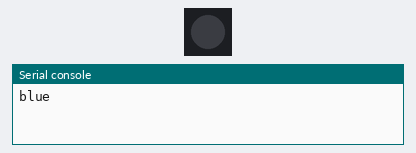
The program below on a simulated Raspberry Pi Pico running MicroPython. Parts: 1 RGB LEDs in strip order, left to right, the last lines printed to the serial console. At 10.2 s the program stops and its outputs stay as they are.

Above: at 0.15 s.
At 4.96 s:
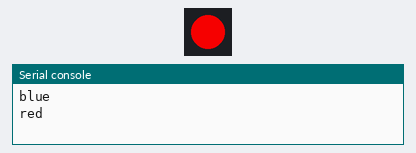
At 7.37 s:
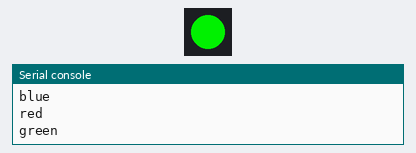
At 10.09 s:
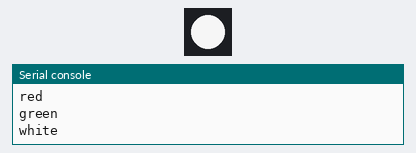
Timing chart, 0 to 11.7 s (numbered marks = the images above):
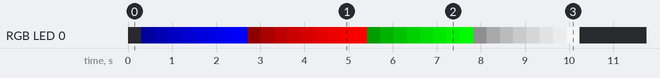

Measured:
- by itself, RGB LED 0: off → RGB(0, 0, 29) at 0.30 s, → RGB(0, 0, 59) 0.30 s later, → RGB(0, 0, 89) 0.30 s later, → RGB(0, 0, 119) 0.30 s later, … (34 changes in this stretch)

The program:

MakerPiPico_Onboard_Neopixel.py
```python
import array, utime
from machine import Pin
import rp2
from rp2 import PIO, StateMachine, asm_pio

# Configure number of WS2812 LEDs.
NUM_LEDS = 1

@asm_pio(sideset_init=PIO.OUT_LOW, out_shiftdir=PIO.SHIFT_LEFT, autopull=True, pull_thresh=24)
def ws2812():
    T1 = 2
    T2 = 5
    T3 = 3
    label("bitloop")
    out(x, 1)              .side(0) [T3-1]
    jmp(not_x, "do_zero")  .side(1) [T1-1]
    jmp("bitloop")         .side(1) [T2-1]
    label("do_zero")
    nop()                  .side(0) [T2-1]

#Create StateMachine with the ws2812 program, outputting on Pin(28)
# Sends 800 000 bits of data per second. freq=8000000 bc each cycle of the program is 10 clock cycles
sm = StateMachine(0, ws2812, freq=8000000, sideset_base=Pin(28))

# Start the StateMachine, it will wait for data on its FIFO.
sm.active(1)


# Display a pattern on the LEDs via an array of LED RGB values
ar = array.array("I", [0 for _ in range(NUM_LEDS)])

print("blue")
for j in range(0,255):
    for i in range(NUM_LEDS):
        ar[i] = j
    sm.put(ar,8)
    utime.sleep_ms(10)

print("red")
for j in range(0,255):
    for i in range(NUM_LEDS):
        ar[i] = j<<8
    sm.put(ar,8)
    utime.sleep_ms(10)

print("green")
for j in range(0,255):
    for i in range(NUM_LEDS):
        ar[i] = j<<16
    sm.put(ar,8)
    utime.sleep_ms(10)

print("white")
for j in range(0,255):
    for i in range(NUM_LEDS):
        ar[i] = (j<<16) + (j<<8) + j
    sm.put(ar,8)
    utime.sleep_ms(10)

print("dark")
for i in range(NUM_LEDS):
    ar[i] = 0
sm.put(ar,8)
```
